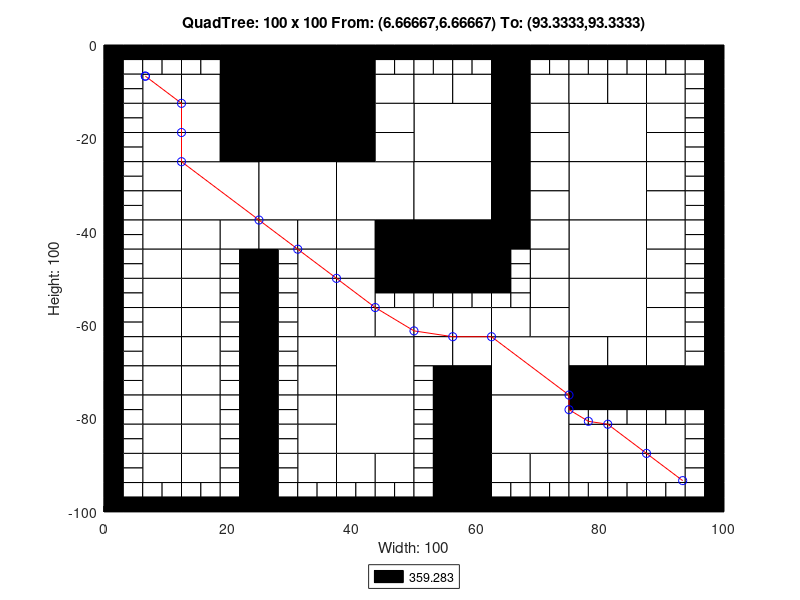

This figure's MATLAB source:
axis([0 100 -100 0]);
title('QuadTree: 100 x 100 From: (6.66667,6.66667) To: (93.3333,93.3333)');
xlabel('Width: 100');
ylabel('Height: 100');
rectangle('Position',[25 -12.5 12.5 12.5], 'FaceColor',[0 0 0]);
rectangle('Position',[25 -25 12.5 12.5], 'FaceColor',[0 0 0]);
rectangle('Position',[12.5 -37.5 12.5 12.5], 'FaceColor',[1 1 1]);
rectangle('Position',[25 -37.5 12.5 12.5], 'FaceColor',[1 1 1]);
rectangle('Position',[37.5 -37.5 12.5 12.5], 'FaceColor',[1 1 1]);
rectangle('Position',[50 -25 12.5 12.5], 'FaceColor',[1 1 1]);
rectangle('Position',[75 -25 12.5 12.5], 'FaceColor',[1 1 1]);
rectangle('Position',[50 -37.5 12.5 12.5], 'FaceColor',[1 1 1]);
rectangle('Position',[50 -50 12.5 12.5], 'FaceColor',[0 0 0]);
rectangle('Position',[75 -37.5 12.5 12.5], 'FaceColor',[1 1 1]);
rectangle('Position',[75 -50 12.5 12.5], 'FaceColor',[1 1 1]);
rectangle('Position',[37.5 -75 12.5 12.5], 'FaceColor',[1 1 1]);
rectangle('Position',[37.5 -87.5 12.5 12.5], 'FaceColor',[1 1 1]);
rectangle('Position',[62.5 -75 12.5 12.5], 'FaceColor',[1 1 1]);
rectangle('Position',[75 -62.5 12.5 12.5], 'FaceColor',[1 1 1]);
rectangle('Position',[62.5 -87.5 12.5 12.5], 'FaceColor',[1 1 1]);
rectangle('Position',[6.25 -12.5 6.25 6.25], 'FaceColor',[1 1 1]);
rectangle('Position',[18.75 -6.25 6.25 6.25], 'FaceColor',[0 0 0]);
rectangle('Position',[12.5 -12.5 6.25 6.25], 'FaceColor',[1 1 1]);
rectangle('Position',[18.75 -12.5 6.25 6.25], 'FaceColor',[0 0 0]);
rectangle('Position',[6.25 -18.75 6.25 6.25], 'FaceColor',[1 1 1]);
rectangle('Position',[6.25 -25 6.25 6.25], 'FaceColor',[1 1 1]);
rectangle('Position',[12.5 -18.75 6.25 6.25], 'FaceColor',[1 1 1]);
rectangle('Position',[18.75 -18.75 6.25 6.25], 'FaceColor',[0 0 0]);
rectangle('Position',[12.5 -25 6.25 6.25], 'FaceColor',[1 1 1]);
rectangle('Position',[18.75 -25 6.25 6.25], 'FaceColor',[0 0 0]);
rectangle('Position',[37.5 -6.25 6.25 6.25], 'FaceColor',[0 0 0]);
rectangle('Position',[37.5 -12.5 6.25 6.25], 'FaceColor',[0 0 0]);
rectangle('Position',[43.75 -12.5 6.25 6.25], 'FaceColor',[1 1 1]);
rectangle('Position',[37.5 -18.75 6.25 6.25], 'FaceColor',[0 0 0]);
rectangle('Position',[43.75 -18.75 6.25 6.25], 'FaceColor',[1 1 1]);
rectangle('Position',[37.5 -25 6.25 6.25], 'FaceColor',[0 0 0]);
rectangle('Position',[43.75 -25 6.25 6.25], 'FaceColor',[1 1 1]);
rectangle('Position',[6.25 -31.25 6.25 6.25], 'FaceColor',[1 1 1]);
rectangle('Position',[6.25 -37.5 6.25 6.25], 'FaceColor',[1 1 1]);
rectangle('Position',[6.25 -43.75 6.25 6.25], 'FaceColor',[1 1 1]);
rectangle('Position',[6.25 -50 6.25 6.25], 'FaceColor',[1 1 1]);
rectangle('Position',[12.5 -43.75 6.25 6.25], 'FaceColor',[1 1 1]);
rectangle('Position',[18.75 -43.75 6.25 6.25], 'FaceColor',[1 1 1]);
rectangle('Position',[12.5 -50 6.25 6.25], 'FaceColor',[1 1 1]);
rectangle('Position',[25 -43.75 6.25 6.25], 'FaceColor',[1 1 1]);
rectangle('Position',[31.25 -43.75 6.25 6.25], 'FaceColor',[1 1 1]);
rectangle('Position',[31.25 -50 6.25 6.25], 'FaceColor',[1 1 1]);
rectangle('Position',[37.5 -43.75 6.25 6.25], 'FaceColor',[1 1 1]);
rectangle('Position',[43.75 -43.75 6.25 6.25], 'FaceColor',[0 0 0]);
rectangle('Position',[37.5 -50 6.25 6.25], 'FaceColor',[1 1 1]);
rectangle('Position',[43.75 -50 6.25 6.25], 'FaceColor',[0 0 0]);
rectangle('Position',[50 -12.5 6.25 6.25], 'FaceColor',[1 1 1]);
rectangle('Position',[56.25 -12.5 6.25 6.25], 'FaceColor',[1 1 1]);
rectangle('Position',[62.5 -6.25 6.25 6.25], 'FaceColor',[0 0 0]);
rectangle('Position',[62.5 -12.5 6.25 6.25], 'FaceColor',[0 0 0]);
rectangle('Position',[68.75 -12.5 6.25 6.25], 'FaceColor',[1 1 1]);
rectangle('Position',[62.5 -18.75 6.25 6.25], 'FaceColor',[0 0 0]);
rectangle('Position',[68.75 -18.75 6.25 6.25], 'FaceColor',[1 1 1]);
rectangle('Position',[62.5 -25 6.25 6.25], 'FaceColor',[0 0 0]);
rectangle('Position',[68.75 -25 6.25 6.25], 'FaceColor',[1 1 1]);
rectangle('Position',[75 -12.5 6.25 6.25], 'FaceColor',[1 1 1]);
rectangle('Position',[81.25 -12.5 6.25 6.25], 'FaceColor',[1 1 1]);
rectangle('Position',[87.5 -12.5 6.25 6.25], 'FaceColor',[1 1 1]);
rectangle('Position',[87.5 -18.75 6.25 6.25], 'FaceColor',[1 1 1]);
rectangle('Position',[87.5 -25 6.25 6.25], 'FaceColor',[1 1 1]);
rectangle('Position',[62.5 -31.25 6.25 6.25], 'FaceColor',[0 0 0]);
rectangle('Position',[68.75 -31.25 6.25 6.25], 'FaceColor',[1 1 1]);
rectangle('Position',[62.5 -37.5 6.25 6.25], 'FaceColor',[0 0 0]);
rectangle('Position',[68.75 -37.5 6.25 6.25], 'FaceColor',[1 1 1]);
rectangle('Position',[62.5 -43.75 6.25 6.25], 'FaceColor',[0 0 0]);
rectangle('Position',[68.75 -43.75 6.25 6.25], 'FaceColor',[1 1 1]);
rectangle('Position',[68.75 -50 6.25 6.25], 'FaceColor',[1 1 1]);
rectangle('Position',[87.5 -31.25 6.25 6.25], 'FaceColor',[1 1 1]);
rectangle('Position',[87.5 -37.5 6.25 6.25], 'FaceColor',[1 1 1]);
rectangle('Position',[87.5 -43.75 6.25 6.25], 'FaceColor',[1 1 1]);
rectangle('Position',[87.5 -50 6.25 6.25], 'FaceColor',[1 1 1]);
rectangle('Position',[6.25 -56.25 6.25 6.25], 'FaceColor',[1 1 1]);
rectangle('Position',[6.25 -62.5 6.25 6.25], 'FaceColor',[1 1 1]);
rectangle('Position',[12.5 -56.25 6.25 6.25], 'FaceColor',[1 1 1]);
rectangle('Position',[12.5 -62.5 6.25 6.25], 'FaceColor',[1 1 1]);
rectangle('Position',[6.25 -68.75 6.25 6.25], 'FaceColor',[1 1 1]);
rectangle('Position',[6.25 -75 6.25 6.25], 'FaceColor',[1 1 1]);
rectangle('Position',[12.5 -68.75 6.25 6.25], 'FaceColor',[1 1 1]);
rectangle('Position',[12.5 -75 6.25 6.25], 'FaceColor',[1 1 1]);
rectangle('Position',[31.25 -56.25 6.25 6.25], 'FaceColor',[1 1 1]);
rectangle('Position',[31.25 -62.5 6.25 6.25], 'FaceColor',[1 1 1]);
rectangle('Position',[37.5 -56.25 6.25 6.25], 'FaceColor',[1 1 1]);
rectangle('Position',[37.5 -62.5 6.25 6.25], 'FaceColor',[1 1 1]);
rectangle('Position',[43.75 -62.5 6.25 6.25], 'FaceColor',[1 1 1]);
rectangle('Position',[31.25 -68.75 6.25 6.25], 'FaceColor',[1 1 1]);
rectangle('Position',[31.25 -75 6.25 6.25], 'FaceColor',[1 1 1]);
rectangle('Position',[6.25 -81.25 6.25 6.25], 'FaceColor',[1 1 1]);
rectangle('Position',[6.25 -87.5 6.25 6.25], 'FaceColor',[1 1 1]);
rectangle('Position',[12.5 -81.25 6.25 6.25], 'FaceColor',[1 1 1]);
rectangle('Position',[12.5 -87.5 6.25 6.25], 'FaceColor',[1 1 1]);
rectangle('Position',[6.25 -93.75 6.25 6.25], 'FaceColor',[1 1 1]);
rectangle('Position',[12.5 -93.75 6.25 6.25], 'FaceColor',[1 1 1]);
rectangle('Position',[31.25 -81.25 6.25 6.25], 'FaceColor',[1 1 1]);
rectangle('Position',[31.25 -87.5 6.25 6.25], 'FaceColor',[1 1 1]);
rectangle('Position',[31.25 -93.75 6.25 6.25], 'FaceColor',[1 1 1]);
rectangle('Position',[37.5 -93.75 6.25 6.25], 'FaceColor',[1 1 1]);
rectangle('Position',[43.75 -93.75 6.25 6.25], 'FaceColor',[1 1 1]);
rectangle('Position',[50 -62.5 6.25 6.25], 'FaceColor',[1 1 1]);
rectangle('Position',[56.25 -62.5 6.25 6.25], 'FaceColor',[1 1 1]);
rectangle('Position',[68.75 -56.25 6.25 6.25], 'FaceColor',[1 1 1]);
rectangle('Position',[62.5 -62.5 6.25 6.25], 'FaceColor',[1 1 1]);
rectangle('Position',[68.75 -62.5 6.25 6.25], 'FaceColor',[1 1 1]);
rectangle('Position',[50 -68.75 6.25 6.25], 'FaceColor',[1 1 1]);
rectangle('Position',[56.25 -68.75 6.25 6.25], 'FaceColor',[1 1 1]);
rectangle('Position',[56.25 -75 6.25 6.25], 'FaceColor',[0 0 0]);
rectangle('Position',[87.5 -56.25 6.25 6.25], 'FaceColor',[1 1 1]);
rectangle('Position',[87.5 -62.5 6.25 6.25], 'FaceColor',[1 1 1]);
rectangle('Position',[75 -68.75 6.25 6.25], 'FaceColor',[1 1 1]);
rectangle('Position',[81.25 -68.75 6.25 6.25], 'FaceColor',[1 1 1]);
rectangle('Position',[75 -75 6.25 6.25], 'FaceColor',[0 0 0]);
rectangle('Position',[81.25 -75 6.25 6.25], 'FaceColor',[0 0 0]);
rectangle('Position',[87.5 -68.75 6.25 6.25], 'FaceColor',[1 1 1]);
rectangle('Position',[87.5 -75 6.25 6.25], 'FaceColor',[0 0 0]);
rectangle('Position',[93.75 -75 6.25 6.25], 'FaceColor',[0 0 0]);
rectangle('Position',[56.25 -81.25 6.25 6.25], 'FaceColor',[0 0 0]);
rectangle('Position',[56.25 -87.5 6.25 6.25], 'FaceColor',[0 0 0]);
rectangle('Position',[56.25 -93.75 6.25 6.25], 'FaceColor',[0 0 0]);
rectangle('Position',[56.25 -100 6.25 6.25], 'FaceColor',[0 0 0]);
rectangle('Position',[62.5 -93.75 6.25 6.25], 'FaceColor',[1 1 1]);
rectangle('Position',[68.75 -93.75 6.25 6.25], 'FaceColor',[1 1 1]);
rectangle('Position',[75 -87.5 6.25 6.25], 'FaceColor',[1 1 1]);
rectangle('Position',[81.25 -87.5 6.25 6.25], 'FaceColor',[1 1 1]);
rectangle('Position',[87.5 -87.5 6.25 6.25], 'FaceColor',[1 1 1]);
rectangle('Position',[75 -93.75 6.25 6.25], 'FaceColor',[1 1 1]);
rectangle('Position',[81.25 -93.75 6.25 6.25], 'FaceColor',[1 1 1]);
rectangle('Position',[87.5 -93.75 6.25 6.25], 'FaceColor',[1 1 1]);
rectangle('Position',[0 -3.125 3.125 3.125], 'FaceColor',[0 0 0]);
rectangle('Position',[3.125 -3.125 3.125 3.125], 'FaceColor',[0 0 0]);
rectangle('Position',[0 -6.25 3.125 3.125], 'FaceColor',[0 0 0]);
rectangle('Position',[3.125 -6.25 3.125 3.125], 'FaceColor',[1 1 1]);
rectangle('Position',[6.25 -3.125 3.125 3.125], 'FaceColor',[0 0 0]);
rectangle('Position',[9.375 -3.125 3.125 3.125], 'FaceColor',[0 0 0]);
rectangle('Position',[6.25 -6.25 3.125 3.125], 'FaceColor',[1 1 1]);
rectangle('Position',[9.375 -6.25 3.125 3.125], 'FaceColor',[1 1 1]);
rectangle('Position',[0 -9.375 3.125 3.125], 'FaceColor',[0 0 0]);
rectangle('Position',[3.125 -9.375 3.125 3.125], 'FaceColor',[1 1 1]);
rectangle('Position',[0 -12.5 3.125 3.125], 'FaceColor',[0 0 0]);
rectangle('Position',[3.125 -12.5 3.125 3.125], 'FaceColor',[1 1 1]);
rectangle('Position',[12.5 -3.125 3.125 3.125], 'FaceColor',[0 0 0]);
rectangle('Position',[15.625 -3.125 3.125 3.125], 'FaceColor',[0 0 0]);
rectangle('Position',[12.5 -6.25 3.125 3.125], 'FaceColor',[1 1 1]);
rectangle('Position',[15.625 -6.25 3.125 3.125], 'FaceColor',[1 1 1]);
rectangle('Position',[0 -15.625 3.125 3.125], 'FaceColor',[0 0 0]);
rectangle('Position',[3.125 -15.625 3.125 3.125], 'FaceColor',[1 1 1]);
rectangle('Position',[0 -18.75 3.125 3.125], 'FaceColor',[0 0 0]);
rectangle('Position',[3.125 -18.75 3.125 3.125], 'FaceColor',[1 1 1]);
rectangle('Position',[0 -21.875 3.125 3.125], 'FaceColor',[0 0 0]);
rectangle('Position',[3.125 -21.875 3.125 3.125], 'FaceColor',[1 1 1]);
rectangle('Position',[0 -25 3.125 3.125], 'FaceColor',[0 0 0]);
rectangle('Position',[3.125 -25 3.125 3.125], 'FaceColor',[1 1 1]);
rectangle('Position',[43.75 -3.125 3.125 3.125], 'FaceColor',[0 0 0]);
rectangle('Position',[46.875 -3.125 3.125 3.125], 'FaceColor',[0 0 0]);
rectangle('Position',[43.75 -6.25 3.125 3.125], 'FaceColor',[1 1 1]);
rectangle('Position',[46.875 -6.25 3.125 3.125], 'FaceColor',[1 1 1]);
rectangle('Position',[0 -28.125 3.125 3.125], 'FaceColor',[0 0 0]);
rectangle('Position',[3.125 -28.125 3.125 3.125], 'FaceColor',[1 1 1]);
rectangle('Position',[0 -31.25 3.125 3.125], 'FaceColor',[0 0 0]);
rectangle('Position',[3.125 -31.25 3.125 3.125], 'FaceColor',[1 1 1]);
rectangle('Position',[0 -34.375 3.125 3.125], 'FaceColor',[0 0 0]);
rectangle('Position',[3.125 -34.375 3.125 3.125], 'FaceColor',[1 1 1]);
rectangle('Position',[0 -37.5 3.125 3.125], 'FaceColor',[0 0 0]);
rectangle('Position',[3.125 -37.5 3.125 3.125], 'FaceColor',[1 1 1]);
rectangle('Position',[0 -40.625 3.125 3.125], 'FaceColor',[0 0 0]);
rectangle('Position',[3.125 -40.625 3.125 3.125], 'FaceColor',[1 1 1]);
rectangle('Position',[0 -43.75 3.125 3.125], 'FaceColor',[0 0 0]);
rectangle('Position',[3.125 -43.75 3.125 3.125], 'FaceColor',[1 1 1]);
rectangle('Position',[0 -46.875 3.125 3.125], 'FaceColor',[0 0 0]);
rectangle('Position',[3.125 -46.875 3.125 3.125], 'FaceColor',[1 1 1]);
rectangle('Position',[0 -50 3.125 3.125], 'FaceColor',[0 0 0]);
rectangle('Position',[3.125 -50 3.125 3.125], 'FaceColor',[1 1 1]);
rectangle('Position',[18.75 -46.875 3.125 3.125], 'FaceColor',[1 1 1]);
rectangle('Position',[21.875 -46.875 3.125 3.125], 'FaceColor',[0 0 0]);
rectangle('Position',[18.75 -50 3.125 3.125], 'FaceColor',[1 1 1]);
rectangle('Position',[21.875 -50 3.125 3.125], 'FaceColor',[0 0 0]);
rectangle('Position',[25 -46.875 3.125 3.125], 'FaceColor',[0 0 0]);
rectangle('Position',[28.125 -46.875 3.125 3.125], 'FaceColor',[1 1 1]);
rectangle('Position',[25 -50 3.125 3.125], 'FaceColor',[0 0 0]);
rectangle('Position',[28.125 -50 3.125 3.125], 'FaceColor',[1 1 1]);
rectangle('Position',[50 -3.125 3.125 3.125], 'FaceColor',[0 0 0]);
rectangle('Position',[53.125 -3.125 3.125 3.125], 'FaceColor',[0 0 0]);
rectangle('Position',[50 -6.25 3.125 3.125], 'FaceColor',[1 1 1]);
rectangle('Position',[53.125 -6.25 3.125 3.125], 'FaceColor',[1 1 1]);
rectangle('Position',[56.25 -3.125 3.125 3.125], 'FaceColor',[0 0 0]);
rectangle('Position',[59.375 -3.125 3.125 3.125], 'FaceColor',[0 0 0]);
rectangle('Position',[56.25 -6.25 3.125 3.125], 'FaceColor',[1 1 1]);
rectangle('Position',[59.375 -6.25 3.125 3.125], 'FaceColor',[1 1 1]);
rectangle('Position',[68.75 -3.125 3.125 3.125], 'FaceColor',[0 0 0]);
rectangle('Position',[71.875 -3.125 3.125 3.125], 'FaceColor',[0 0 0]);
rectangle('Position',[68.75 -6.25 3.125 3.125], 'FaceColor',[1 1 1]);
rectangle('Position',[71.875 -6.25 3.125 3.125], 'FaceColor',[1 1 1]);
rectangle('Position',[75 -3.125 3.125 3.125], 'FaceColor',[0 0 0]);
rectangle('Position',[78.125 -3.125 3.125 3.125], 'FaceColor',[0 0 0]);
rectangle('Position',[75 -6.25 3.125 3.125], 'FaceColor',[1 1 1]);
rectangle('Position',[78.125 -6.25 3.125 3.125], 'FaceColor',[1 1 1]);
rectangle('Position',[81.25 -3.125 3.125 3.125], 'FaceColor',[0 0 0]);
rectangle('Position',[84.375 -3.125 3.125 3.125], 'FaceColor',[0 0 0]);
rectangle('Position',[81.25 -6.25 3.125 3.125], 'FaceColor',[1 1 1]);
rectangle('Position',[84.375 -6.25 3.125 3.125], 'FaceColor',[1 1 1]);
rectangle('Position',[87.5 -3.125 3.125 3.125], 'FaceColor',[0 0 0]);
rectangle('Position',[90.625 -3.125 3.125 3.125], 'FaceColor',[0 0 0]);
rectangle('Position',[87.5 -6.25 3.125 3.125], 'FaceColor',[1 1 1]);
rectangle('Position',[90.625 -6.25 3.125 3.125], 'FaceColor',[1 1 1]);
rectangle('Position',[93.75 -3.125 3.125 3.125], 'FaceColor',[0 0 0]);
rectangle('Position',[96.875 -3.125 3.125 3.125], 'FaceColor',[0 0 0]);
rectangle('Position',[93.75 -6.25 3.125 3.125], 'FaceColor',[1 1 1]);
rectangle('Position',[96.875 -6.25 3.125 3.125], 'FaceColor',[0 0 0]);
rectangle('Position',[93.75 -9.375 3.125 3.125], 'FaceColor',[1 1 1]);
rectangle('Position',[96.875 -9.375 3.125 3.125], 'FaceColor',[0 0 0]);
rectangle('Position',[93.75 -12.5 3.125 3.125], 'FaceColor',[1 1 1]);
rectangle('Position',[96.875 -12.5 3.125 3.125], 'FaceColor',[0 0 0]);
rectangle('Position',[93.75 -15.625 3.125 3.125], 'FaceColor',[1 1 1]);
rectangle('Position',[96.875 -15.625 3.125 3.125], 'FaceColor',[0 0 0]);
rectangle('Position',[93.75 -18.75 3.125 3.125], 'FaceColor',[1 1 1]);
rectangle('Position',[96.875 -18.75 3.125 3.125], 'FaceColor',[0 0 0]);
rectangle('Position',[93.75 -21.875 3.125 3.125], 'FaceColor',[1 1 1]);
rectangle('Position',[96.875 -21.875 3.125 3.125], 'FaceColor',[0 0 0]);
rectangle('Position',[93.75 -25 3.125 3.125], 'FaceColor',[1 1 1]);
rectangle('Position',[96.875 -25 3.125 3.125], 'FaceColor',[0 0 0]);
rectangle('Position',[62.5 -46.875 3.125 3.125], 'FaceColor',[0 0 0]);
rectangle('Position',[65.625 -46.875 3.125 3.125], 'FaceColor',[1 1 1]);
rectangle('Position',[62.5 -50 3.125 3.125], 'FaceColor',[0 0 0]);
rectangle('Position',[65.625 -50 3.125 3.125], 'FaceColor',[1 1 1]);
rectangle('Position',[93.75 -28.125 3.125 3.125], 'FaceColor',[1 1 1]);
rectangle('Position',[96.875 -28.125 3.125 3.125], 'FaceColor',[0 0 0]);
rectangle('Position',[93.75 -31.25 3.125 3.125], 'FaceColor',[1 1 1]);
rectangle('Position',[96.875 -31.25 3.125 3.125], 'FaceColor',[0 0 0]);
rectangle('Position',[93.75 -34.375 3.125 3.125], 'FaceColor',[1 1 1]);
rectangle('Position',[96.875 -34.375 3.125 3.125], 'FaceColor',[0 0 0]);
rectangle('Position',[93.75 -37.5 3.125 3.125], 'FaceColor',[1 1 1]);
rectangle('Position',[96.875 -37.5 3.125 3.125], 'FaceColor',[0 0 0]);
rectangle('Position',[93.75 -40.625 3.125 3.125], 'FaceColor',[1 1 1]);
rectangle('Position',[96.875 -40.625 3.125 3.125], 'FaceColor',[0 0 0]);
rectangle('Position',[93.75 -43.75 3.125 3.125], 'FaceColor',[1 1 1]);
rectangle('Position',[96.875 -43.75 3.125 3.125], 'FaceColor',[0 0 0]);
rectangle('Position',[93.75 -46.875 3.125 3.125], 'FaceColor',[1 1 1]);
rectangle('Position',[96.875 -46.875 3.125 3.125], 'FaceColor',[0 0 0]);
rectangle('Position',[93.75 -50 3.125 3.125], 'FaceColor',[1 1 1]);
rectangle('Position',[96.875 -50 3.125 3.125], 'FaceColor',[0 0 0]);
rectangle('Position',[0 -53.125 3.125 3.125], 'FaceColor',[0 0 0]);
rectangle('Position',[3.125 -53.125 3.125 3.125], 'FaceColor',[1 1 1]);
rectangle('Position',[0 -56.25 3.125 3.125], 'FaceColor',[0 0 0]);
rectangle('Position',[3.125 -56.25 3.125 3.125], 'FaceColor',[1 1 1]);
rectangle('Position',[0 -59.375 3.125 3.125], 'FaceColor',[0 0 0]);
rectangle('Position',[3.125 -59.375 3.125 3.125], 'FaceColor',[1 1 1]);
rectangle('Position',[0 -62.5 3.125 3.125], 'FaceColor',[0 0 0]);
rectangle('Position',[3.125 -62.5 3.125 3.125], 'FaceColor',[1 1 1]);
rectangle('Position',[18.75 -53.125 3.125 3.125], 'FaceColor',[1 1 1]);
rectangle('Position',[21.875 -53.125 3.125 3.125], 'FaceColor',[0 0 0]);
rectangle('Position',[18.75 -56.25 3.125 3.125], 'FaceColor',[1 1 1]);
rectangle('Position',[21.875 -56.25 3.125 3.125], 'FaceColor',[0 0 0]);
rectangle('Position',[18.75 -59.375 3.125 3.125], 'FaceColor',[1 1 1]);
rectangle('Position',[21.875 -59.375 3.125 3.125], 'FaceColor',[0 0 0]);
rectangle('Position',[18.75 -62.5 3.125 3.125], 'FaceColor',[1 1 1]);
rectangle('Position',[21.875 -62.5 3.125 3.125], 'FaceColor',[0 0 0]);
rectangle('Position',[0 -65.625 3.125 3.125], 'FaceColor',[0 0 0]);
rectangle('Position',[3.125 -65.625 3.125 3.125], 'FaceColor',[1 1 1]);
rectangle('Position',[0 -68.75 3.125 3.125], 'FaceColor',[0 0 0]);
rectangle('Position',[3.125 -68.75 3.125 3.125], 'FaceColor',[1 1 1]);
rectangle('Position',[0 -71.875 3.125 3.125], 'FaceColor',[0 0 0]);
rectangle('Position',[3.125 -71.875 3.125 3.125], 'FaceColor',[1 1 1]);
rectangle('Position',[0 -75 3.125 3.125], 'FaceColor',[0 0 0]);
rectangle('Position',[3.125 -75 3.125 3.125], 'FaceColor',[1 1 1]);
rectangle('Position',[18.75 -65.625 3.125 3.125], 'FaceColor',[1 1 1]);
rectangle('Position',[21.875 -65.625 3.125 3.125], 'FaceColor',[0 0 0]);
rectangle('Position',[18.75 -68.75 3.125 3.125], 'FaceColor',[1 1 1]);
rectangle('Position',[21.875 -68.75 3.125 3.125], 'FaceColor',[0 0 0]);
rectangle('Position',[18.75 -71.875 3.125 3.125], 'FaceColor',[1 1 1]);
rectangle('Position',[21.875 -71.875 3.125 3.125], 'FaceColor',[0 0 0]);
rectangle('Position',[18.75 -75 3.125 3.125], 'FaceColor',[1 1 1]);
rectangle('Position',[21.875 -75 3.125 3.125], 'FaceColor',[0 0 0]);
rectangle('Position',[25 -53.125 3.125 3.125], 'FaceColor',[0 0 0]);
rectangle('Position',[28.125 -53.125 3.125 3.125], 'FaceColor',[1 1 1]);
rectangle('Position',[25 -56.25 3.125 3.125], 'FaceColor',[0 0 0]);
rectangle('Position',[28.125 -56.25 3.125 3.125], 'FaceColor',[1 1 1]);
rectangle('Position',[25 -59.375 3.125 3.125], 'FaceColor',[0 0 0]);
rectangle('Position',[28.125 -59.375 3.125 3.125], 'FaceColor',[1 1 1]);
rectangle('Position',[25 -62.5 3.125 3.125], 'FaceColor',[0 0 0]);
rectangle('Position',[28.125 -62.5 3.125 3.125], 'FaceColor',[1 1 1]);
rectangle('Position',[43.75 -53.125 3.125 3.125], 'FaceColor',[0 0 0]);
rectangle('Position',[46.875 -53.125 3.125 3.125], 'FaceColor',[0 0 0]);
rectangle('Position',[43.75 -56.25 3.125 3.125], 'FaceColor',[1 1 1]);
rectangle('Position',[46.875 -56.25 3.125 3.125], 'FaceColor',[1 1 1]);
rectangle('Position',[25 -65.625 3.125 3.125], 'FaceColor',[0 0 0]);
rectangle('Position',[28.125 -65.625 3.125 3.125], 'FaceColor',[1 1 1]);
rectangle('Position',[25 -68.75 3.125 3.125], 'FaceColor',[0 0 0]);
rectangle('Position',[28.125 -68.75 3.125 3.125], 'FaceColor',[1 1 1]);
rectangle('Position',[25 -71.875 3.125 3.125], 'FaceColor',[0 0 0]);
rectangle('Position',[28.125 -71.875 3.125 3.125], 'FaceColor',[1 1 1]);
rectangle('Position',[25 -75 3.125 3.125], 'FaceColor',[0 0 0]);
rectangle('Position',[28.125 -75 3.125 3.125], 'FaceColor',[1 1 1]);
rectangle('Position',[0 -78.125 3.125 3.125], 'FaceColor',[0 0 0]);
rectangle('Position',[3.125 -78.125 3.125 3.125], 'FaceColor',[1 1 1]);
rectangle('Position',[0 -81.25 3.125 3.125], 'FaceColor',[0 0 0]);
rectangle('Position',[3.125 -81.25 3.125 3.125], 'FaceColor',[1 1 1]);
rectangle('Position',[0 -84.375 3.125 3.125], 'FaceColor',[0 0 0]);
rectangle('Position',[3.125 -84.375 3.125 3.125], 'FaceColor',[1 1 1]);
rectangle('Position',[0 -87.5 3.125 3.125], 'FaceColor',[0 0 0]);
rectangle('Position',[3.125 -87.5 3.125 3.125], 'FaceColor',[1 1 1]);
rectangle('Position',[18.75 -78.125 3.125 3.125], 'FaceColor',[1 1 1]);
rectangle('Position',[21.875 -78.125 3.125 3.125], 'FaceColor',[0 0 0]);
rectangle('Position',[18.75 -81.25 3.125 3.125], 'FaceColor',[1 1 1]);
rectangle('Position',[21.875 -81.25 3.125 3.125], 'FaceColor',[0 0 0]);
rectangle('Position',[18.75 -84.375 3.125 3.125], 'FaceColor',[1 1 1]);
rectangle('Position',[21.875 -84.375 3.125 3.125], 'FaceColor',[0 0 0]);
rectangle('Position',[18.75 -87.5 3.125 3.125], 'FaceColor',[1 1 1]);
rectangle('Position',[21.875 -87.5 3.125 3.125], 'FaceColor',[0 0 0]);
rectangle('Position',[0 -90.625 3.125 3.125], 'FaceColor',[0 0 0]);
rectangle('Position',[3.125 -90.625 3.125 3.125], 'FaceColor',[1 1 1]);
rectangle('Position',[0 -93.75 3.125 3.125], 'FaceColor',[0 0 0]);
rectangle('Position',[3.125 -93.75 3.125 3.125], 'FaceColor',[1 1 1]);
rectangle('Position',[0 -96.875 3.125 3.125], 'FaceColor',[0 0 0]);
rectangle('Position',[3.125 -96.875 3.125 3.125], 'FaceColor',[1 1 1]);
rectangle('Position',[0 -100 3.125 3.125], 'FaceColor',[0 0 0]);
rectangle('Position',[3.125 -100 3.125 3.125], 'FaceColor',[0 0 0]);
rectangle('Position',[6.25 -96.875 3.125 3.125], 'FaceColor',[1 1 1]);
rectangle('Position',[9.375 -96.875 3.125 3.125], 'FaceColor',[1 1 1]);
rectangle('Position',[6.25 -100 3.125 3.125], 'FaceColor',[0 0 0]);
rectangle('Position',[9.375 -100 3.125 3.125], 'FaceColor',[0 0 0]);
rectangle('Position',[18.75 -90.625 3.125 3.125], 'FaceColor',[1 1 1]);
rectangle('Position',[21.875 -90.625 3.125 3.125], 'FaceColor',[0 0 0]);
rectangle('Position',[18.75 -93.75 3.125 3.125], 'FaceColor',[1 1 1]);
rectangle('Position',[21.875 -93.75 3.125 3.125], 'FaceColor',[0 0 0]);
rectangle('Position',[12.5 -96.875 3.125 3.125], 'FaceColor',[1 1 1]);
rectangle('Position',[15.625 -96.875 3.125 3.125], 'FaceColor',[1 1 1]);
rectangle('Position',[12.5 -100 3.125 3.125], 'FaceColor',[0 0 0]);
rectangle('Position',[15.625 -100 3.125 3.125], 'FaceColor',[0 0 0]);
rectangle('Position',[18.75 -96.875 3.125 3.125], 'FaceColor',[1 1 1]);
rectangle('Position',[21.875 -96.875 3.125 3.125], 'FaceColor',[0 0 0]);
rectangle('Position',[18.75 -100 3.125 3.125], 'FaceColor',[0 0 0]);
rectangle('Position',[21.875 -100 3.125 3.125], 'FaceColor',[0 0 0]);
rectangle('Position',[25 -78.125 3.125 3.125], 'FaceColor',[0 0 0]);
rectangle('Position',[28.125 -78.125 3.125 3.125], 'FaceColor',[1 1 1]);
rectangle('Position',[25 -81.25 3.125 3.125], 'FaceColor',[0 0 0]);
rectangle('Position',[28.125 -81.25 3.125 3.125], 'FaceColor',[1 1 1]);
rectangle('Position',[25 -84.375 3.125 3.125], 'FaceColor',[0 0 0]);
rectangle('Position',[28.125 -84.375 3.125 3.125], 'FaceColor',[1 1 1]);
rectangle('Position',[25 -87.5 3.125 3.125], 'FaceColor',[0 0 0]);
rectangle('Position',[28.125 -87.5 3.125 3.125], 'FaceColor',[1 1 1]);
rectangle('Position',[25 -90.625 3.125 3.125], 'FaceColor',[0 0 0]);
rectangle('Position',[28.125 -90.625 3.125 3.125], 'FaceColor',[1 1 1]);
rectangle('Position',[25 -93.75 3.125 3.125], 'FaceColor',[0 0 0]);
rectangle('Position',[28.125 -93.75 3.125 3.125], 'FaceColor',[1 1 1]);
rectangle('Position',[25 -96.875 3.125 3.125], 'FaceColor',[0 0 0]);
rectangle('Position',[28.125 -96.875 3.125 3.125], 'FaceColor',[1 1 1]);
rectangle('Position',[25 -100 3.125 3.125], 'FaceColor',[0 0 0]);
rectangle('Position',[28.125 -100 3.125 3.125], 'FaceColor',[0 0 0]);
rectangle('Position',[31.25 -96.875 3.125 3.125], 'FaceColor',[1 1 1]);
rectangle('Position',[34.375 -96.875 3.125 3.125], 'FaceColor',[1 1 1]);
rectangle('Position',[31.25 -100 3.125 3.125], 'FaceColor',[0 0 0]);
rectangle('Position',[34.375 -100 3.125 3.125], 'FaceColor',[0 0 0]);
rectangle('Position',[37.5 -96.875 3.125 3.125], 'FaceColor',[1 1 1]);
rectangle('Position',[40.625 -96.875 3.125 3.125], 'FaceColor',[1 1 1]);
rectangle('Position',[37.5 -100 3.125 3.125], 'FaceColor',[0 0 0]);
rectangle('Position',[40.625 -100 3.125 3.125], 'FaceColor',[0 0 0]);
rectangle('Position',[43.75 -96.875 3.125 3.125], 'FaceColor',[1 1 1]);
rectangle('Position',[46.875 -96.875 3.125 3.125], 'FaceColor',[1 1 1]);
rectangle('Position',[43.75 -100 3.125 3.125], 'FaceColor',[0 0 0]);
rectangle('Position',[46.875 -100 3.125 3.125], 'FaceColor',[0 0 0]);
rectangle('Position',[50 -53.125 3.125 3.125], 'FaceColor',[0 0 0]);
rectangle('Position',[53.125 -53.125 3.125 3.125], 'FaceColor',[0 0 0]);
rectangle('Position',[50 -56.25 3.125 3.125], 'FaceColor',[1 1 1]);
rectangle('Position',[53.125 -56.25 3.125 3.125], 'FaceColor',[1 1 1]);
rectangle('Position',[56.25 -53.125 3.125 3.125], 'FaceColor',[0 0 0]);
rectangle('Position',[59.375 -53.125 3.125 3.125], 'FaceColor',[0 0 0]);
rectangle('Position',[56.25 -56.25 3.125 3.125], 'FaceColor',[1 1 1]);
rectangle('Position',[59.375 -56.25 3.125 3.125], 'FaceColor',[1 1 1]);
rectangle('Position',[62.5 -53.125 3.125 3.125], 'FaceColor',[0 0 0]);
rectangle('Position',[65.625 -53.125 3.125 3.125], 'FaceColor',[1 1 1]);
rectangle('Position',[62.5 -56.25 3.125 3.125], 'FaceColor',[1 1 1]);
rectangle('Position',[65.625 -56.25 3.125 3.125], 'FaceColor',[1 1 1]);
rectangle('Position',[50 -71.875 3.125 3.125], 'FaceColor',[1 1 1]);
rectangle('Position',[53.125 -71.875 3.125 3.125], 'FaceColor',[0 0 0]);
rectangle('Position',[50 -75 3.125 3.125], 'FaceColor',[1 1 1]);
rectangle('Position',[53.125 -75 3.125 3.125], 'FaceColor',[0 0 0]);
rectangle('Position',[93.75 -53.125 3.125 3.125], 'FaceColor',[1 1 1]);
rectangle('Position',[96.875 -53.125 3.125 3.125], 'FaceColor',[0 0 0]);
rectangle('Position',[93.75 -56.25 3.125 3.125], 'FaceColor',[1 1 1]);
rectangle('Position',[96.875 -56.25 3.125 3.125], 'FaceColor',[0 0 0]);
rectangle('Position',[93.75 -59.375 3.125 3.125], 'FaceColor',[1 1 1]);
rectangle('Position',[96.875 -59.375 3.125 3.125], 'FaceColor',[0 0 0]);
rectangle('Position',[93.75 -62.5 3.125 3.125], 'FaceColor',[1 1 1]);
rectangle('Position',[96.875 -62.5 3.125 3.125], 'FaceColor',[0 0 0]);
rectangle('Position',[93.75 -65.625 3.125 3.125], 'FaceColor',[1 1 1]);
rectangle('Position',[96.875 -65.625 3.125 3.125], 'FaceColor',[0 0 0]);
rectangle('Position',[93.75 -68.75 3.125 3.125], 'FaceColor',[1 1 1]);
rectangle('Position',[96.875 -68.75 3.125 3.125], 'FaceColor',[0 0 0]);
rectangle('Position',[50 -78.125 3.125 3.125], 'FaceColor',[1 1 1]);
rectangle('Position',[53.125 -78.125 3.125 3.125], 'FaceColor',[0 0 0]);
rectangle('Position',[50 -81.25 3.125 3.125], 'FaceColor',[1 1 1]);
rectangle('Position',[53.125 -81.25 3.125 3.125], 'FaceColor',[0 0 0]);
rectangle('Position',[50 -84.375 3.125 3.125], 'FaceColor',[1 1 1]);
rectangle('Position',[53.125 -84.375 3.125 3.125], 'FaceColor',[0 0 0]);
rectangle('Position',[50 -87.5 3.125 3.125], 'FaceColor',[1 1 1]);
rectangle('Position',[53.125 -87.5 3.125 3.125], 'FaceColor',[0 0 0]);
rectangle('Position',[50 -90.625 3.125 3.125], 'FaceColor',[1 1 1]);
rectangle('Position',[53.125 -90.625 3.125 3.125], 'FaceColor',[0 0 0]);
rectangle('Position',[50 -93.75 3.125 3.125], 'FaceColor',[1 1 1]);
rectangle('Position',[53.125 -93.75 3.125 3.125], 'FaceColor',[0 0 0]);
rectangle('Position',[50 -96.875 3.125 3.125], 'FaceColor',[1 1 1]);
rectangle('Position',[53.125 -96.875 3.125 3.125], 'FaceColor',[0 0 0]);
rectangle('Position',[50 -100 3.125 3.125], 'FaceColor',[0 0 0]);
rectangle('Position',[53.125 -100 3.125 3.125], 'FaceColor',[0 0 0]);
rectangle('Position',[62.5 -96.875 3.125 3.125], 'FaceColor',[1 1 1]);
rectangle('Position',[65.625 -96.875 3.125 3.125], 'FaceColor',[1 1 1]);
rectangle('Position',[62.5 -100 3.125 3.125], 'FaceColor',[0 0 0]);
rectangle('Position',[65.625 -100 3.125 3.125], 'FaceColor',[0 0 0]);
rectangle('Position',[68.75 -96.875 3.125 3.125], 'FaceColor',[1 1 1]);
rectangle('Position',[71.875 -96.875 3.125 3.125], 'FaceColor',[1 1 1]);
rectangle('Position',[68.75 -100 3.125 3.125], 'FaceColor',[0 0 0]);
rectangle('Position',[71.875 -100 3.125 3.125], 'FaceColor',[0 0 0]);
rectangle('Position',[75 -78.125 3.125 3.125], 'FaceColor',[0 0 0]);
rectangle('Position',[78.125 -78.125 3.125 3.125], 'FaceColor',[0 0 0]);
rectangle('Position',[75 -81.25 3.125 3.125], 'FaceColor',[1 1 1]);
rectangle('Position',[78.125 -81.25 3.125 3.125], 'FaceColor',[1 1 1]);
rectangle('Position',[81.25 -78.125 3.125 3.125], 'FaceColor',[0 0 0]);
rectangle('Position',[84.375 -78.125 3.125 3.125], 'FaceColor',[0 0 0]);
rectangle('Position',[81.25 -81.25 3.125 3.125], 'FaceColor',[1 1 1]);
rectangle('Position',[84.375 -81.25 3.125 3.125], 'FaceColor',[1 1 1]);
rectangle('Position',[87.5 -78.125 3.125 3.125], 'FaceColor',[0 0 0]);
rectangle('Position',[90.625 -78.125 3.125 3.125], 'FaceColor',[0 0 0]);
rectangle('Position',[87.5 -81.25 3.125 3.125], 'FaceColor',[1 1 1]);
rectangle('Position',[90.625 -81.25 3.125 3.125], 'FaceColor',[1 1 1]);
rectangle('Position',[93.75 -78.125 3.125 3.125], 'FaceColor',[0 0 0]);
rectangle('Position',[96.875 -78.125 3.125 3.125], 'FaceColor',[0 0 0]);
rectangle('Position',[93.75 -81.25 3.125 3.125], 'FaceColor',[1 1 1]);
rectangle('Position',[96.875 -81.25 3.125 3.125], 'FaceColor',[0 0 0]);
rectangle('Position',[93.75 -84.375 3.125 3.125], 'FaceColor',[1 1 1]);
rectangle('Position',[96.875 -84.375 3.125 3.125], 'FaceColor',[0 0 0]);
rectangle('Position',[93.75 -87.5 3.125 3.125], 'FaceColor',[1 1 1]);
rectangle('Position',[96.875 -87.5 3.125 3.125], 'FaceColor',[0 0 0]);
rectangle('Position',[75 -96.875 3.125 3.125], 'FaceColor',[1 1 1]);
rectangle('Position',[78.125 -96.875 3.125 3.125], 'FaceColor',[1 1 1]);
rectangle('Position',[75 -100 3.125 3.125], 'FaceColor',[0 0 0]);
rectangle('Position',[78.125 -100 3.125 3.125], 'FaceColor',[0 0 0]);
rectangle('Position',[81.25 -96.875 3.125 3.125], 'FaceColor',[1 1 1]);
rectangle('Position',[84.375 -96.875 3.125 3.125], 'FaceColor',[1 1 1]);
rectangle('Position',[81.25 -100 3.125 3.125], 'FaceColor',[0 0 0]);
rectangle('Position',[84.375 -100 3.125 3.125], 'FaceColor',[0 0 0]);
rectangle('Position',[93.75 -90.625 3.125 3.125], 'FaceColor',[1 1 1]);
rectangle('Position',[96.875 -90.625 3.125 3.125], 'FaceColor',[0 0 0]);
rectangle('Position',[93.75 -93.75 3.125 3.125], 'FaceColor',[1 1 1]);
rectangle('Position',[96.875 -93.75 3.125 3.125], 'FaceColor',[0 0 0]);
rectangle('Position',[87.5 -96.875 3.125 3.125], 'FaceColor',[1 1 1]);
rectangle('Position',[90.625 -96.875 3.125 3.125], 'FaceColor',[1 1 1]);
rectangle('Position',[87.5 -100 3.125 3.125], 'FaceColor',[0 0 0]);
rectangle('Position',[90.625 -100 3.125 3.125], 'FaceColor',[0 0 0]);
rectangle('Position',[93.75 -96.875 3.125 3.125], 'FaceColor',[1 1 1]);
rectangle('Position',[96.875 -96.875 3.125 3.125], 'FaceColor',[0 0 0]);
rectangle('Position',[93.75 -100 3.125 3.125], 'FaceColor',[0 0 0]);
rectangle('Position',[96.875 -100 3.125 3.125], 'FaceColor',[0 0 0]);
X=[93.3333,87.5,81.25,78.125,75,75,62.5,56.25,50,43.75,37.5,31.25,25,12.5,12.5,12.5,6.66667,6.66667];
Y=[-93.3333,-87.5,-81.25,-80.625,-78.125,-75,-62.5,-62.5,-61.25,-56.25,-50,-43.75,-37.5,-25,-18.75,-12.5,-6.66667,-6.66667];
hold on;
plot(X,Y,'r');
plot(X,Y,'bo');
legend('359.283','Location','southoutside');
